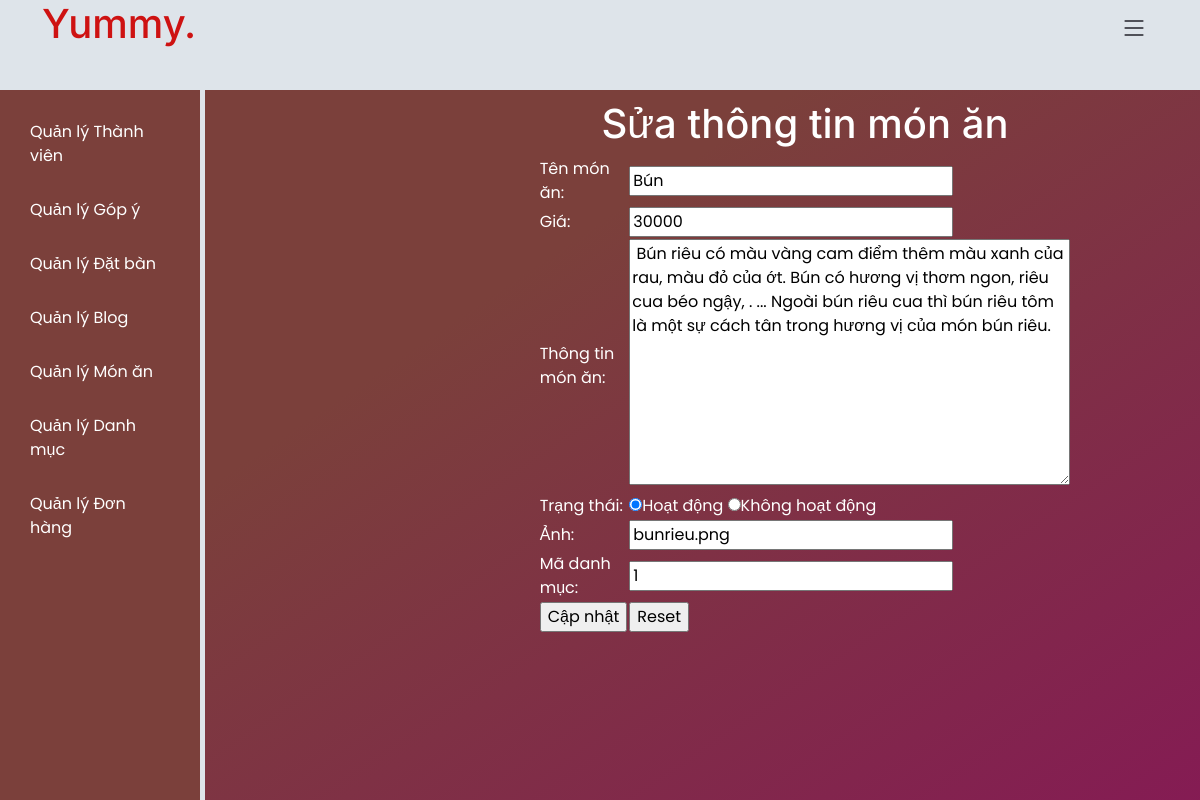
Page /admin/admin_home.php?page=admin_foods_edit&MaMonAn=2 (signed in) on the earlier database version.
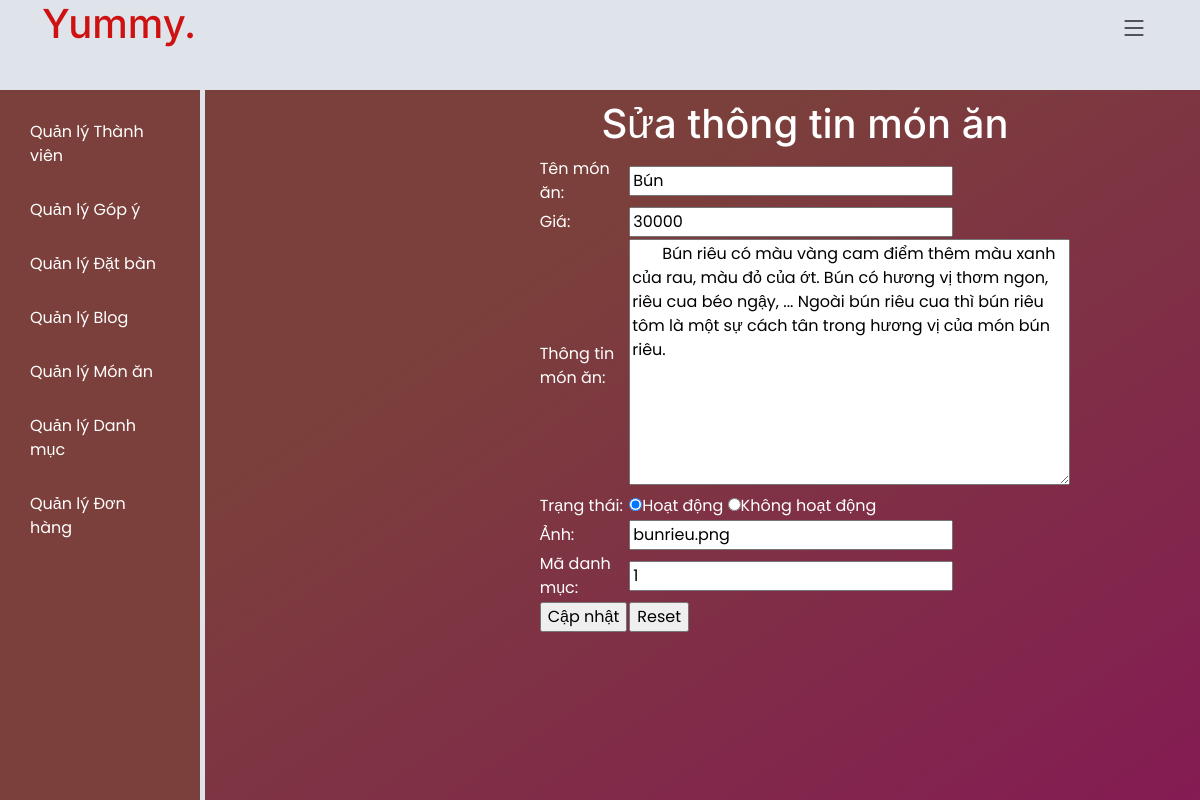
Same page on the later database version.
### tables this page shows
CREATE TABLE `monan` (
  `MaMonAn` int(11) NOT NULL,
  `TenMonAn` varchar(255) NOT NULL,
  `Gia` decimal(10,0) NOT NULL,
  `ThongTinMonAn` longtext NOT NULL,
  `TrangThai` tinyint(1) NOT NULL,
  `Anh` varchar(255) DEFAULT NULL,
  `MaDanhMuc` int(11) NOT NULL
);

### admin/admin_foods_edit.php (the view, shortened to what this page needs)
<?php
    require_once("../components/connection.php");
    if (isset($_GET["MaMonAn"])) {
        $MaMonAn = $_GET["MaMonAn"];
    } else {
        header("Location:admin_home.php?page=admin_foods");
        exit;
    }
    $sql="select * from monan where MaMonAn=$MaMonAn;";
    $result=$conn->query($sql);
    if($result->num_rows==0){
        $_SESSION["foods_error"] = "Món ăn không tồn tại";
        header("Location:admin_home.php?page=admin_foods");
    }else{
        $row = $result->fetch_assoc();
    }
?>
<html>
    <head>
    </head>
    <body>
        <h1 align=center>Sửa thông tin món ăn</h1>
        <form method="POST" action="admin_foods_edit_action.php?MaMonAn=<?php echo $MaMonAn;?>">
        <table border="0" align="center" width=400>
            <tr>
                <td>Tên món ăn:</td>
                <td><input type="text" name=txtTenMonAn value= <?php echo $row["TenMonAn"] ?>></td>
            </tr>
            <tr>
                    <td>Giá:</td>
                    <td><input type="text" name="txtGia" value = <?php echo $row["Gia"]?>></td>
            </tr>
            <tr>
                <td>Thông tin món ăn:</td>
                <td><textarea cols="30" rows="10" name="taThongTinMonAn" value => <?php echo $row["ThongTinMonAn"] ?></textarea></td>
            </tr>
            <tr>
                <td>Trạng thái:</td>
                <td>
                    <input type="radio" name="rdTrangThai" value="1" checked>Hoạt động
                    <input type="radio" name="rdTrangThai" value="0">Không hoạt động
                </td>
            </tr>
            <tr>
                <td>Ảnh:</td>
                <td><input type=text name="txtAnh" value = <?php echo $row["Anh"]?>></td>
            </tr>
            <tr>
                <td>Mã danh mục:</td>
                <td><input type="text" name="txtMaDanhMuc" value = <?php echo $row["MaDanhMuc"] ?>></td>
            </tr>
            <tr>
                <td align="right"><input type=submit value="Cập nhật"></td>
                <td><input type="reset" value="Reset"></td>
            </tr>
        </table>
        </form>
    </body>
</html>

Differences in the rows shown:
changed monan "bunrieu.png": taThongTinMonAn "…riêu cua béo ngậy, . ... Ngoài bún riêu…" → "…riêu cua béo ngậy, ... Ngoài bún riêu…"
